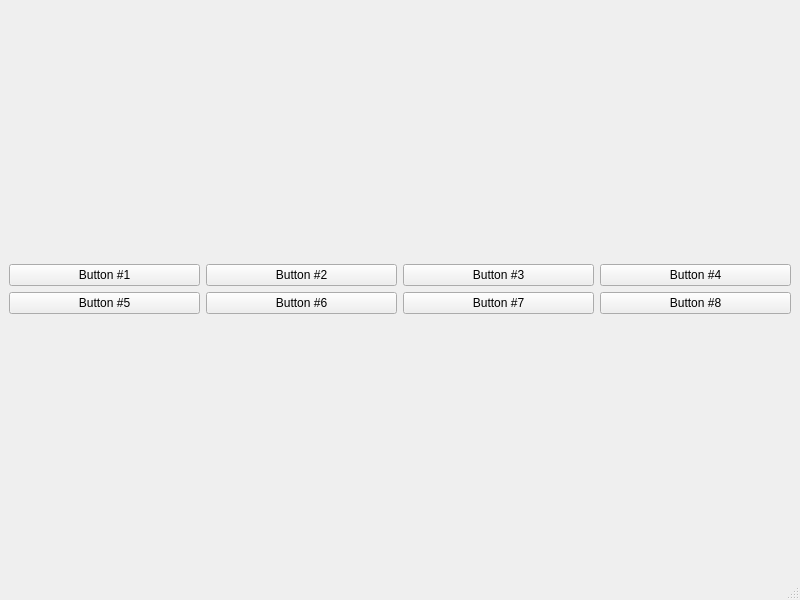
<?xml version="1.0" encoding="UTF-8"?>
<ui version="4.0">
 <class>hologram_preview</class>
 <widget class="QMainWindow" name="hologram_preview">
  <property name="geometry">
   <rect>
    <x>0</x>
    <y>0</y>
    <width>800</width>
    <height>600</height>
   </rect>
  </property>
  <property name="windowTitle">
   <string>MainWindow</string>
  </property>
  <widget class="QWidget" name="centralwidget">
   <layout class="QVBoxLayout" name="verticalLayout_2">
    <item>
     <layout class="QGridLayout" name="gridLayout">
      <item row="0" column="1">
       <widget class="QPushButton" name="pushButton2">
        <property name="text">
         <string>Button #2</string>
        </property>
       </widget>
      </item>
      <item row="1" column="2">
       <widget class="QPushButton" name="pushButton7">
        <property name="text">
         <string>Button #7</string>
        </property>
       </widget>
      </item>
      <item row="0" column="2">
       <widget class="QPushButton" name="pushButton3">
        <property name="text">
         <string>Button #3</string>
        </property>
       </widget>
      </item>
      <item row="1" column="1">
       <widget class="QPushButton" name="pushButton6">
        <property name="text">
         <string>Button #6</string>
        </property>
       </widget>
      </item>
      <item row="1" column="0">
       <widget class="QPushButton" name="pushButton5">
        <property name="text">
         <string>Button #5</string>
        </property>
       </widget>
      </item>
      <item row="0" column="0">
       <widget class="QPushButton" name="pushButton1">
        <property name="text">
         <string>Button #1</string>
        </property>
       </widget>
      </item>
      <item row="0" column="3">
       <widget class="QPushButton" name="pushButton4">
        <property name="text">
         <string>Button #4</string>
        </property>
       </widget>
      </item>
      <item row="1" column="3">
       <widget class="QPushButton" name="pushButton8">
        <property name="text">
         <string>Button #8</string>
        </property>
       </widget>
      </item>
     </layout>
    </item>
   </layout>
  </widget>
  <widget class="QMenuBar" name="menubar">
   <property name="geometry">
    <rect>
     <x>0</x>
     <y>0</y>
     <width>800</width>
     <height>25</height>
    </rect>
   </property>
  </widget>
  <widget class="QStatusBar" name="statusbar"/>
 </widget>
 <resources/>
 <connections/>
</ui>
